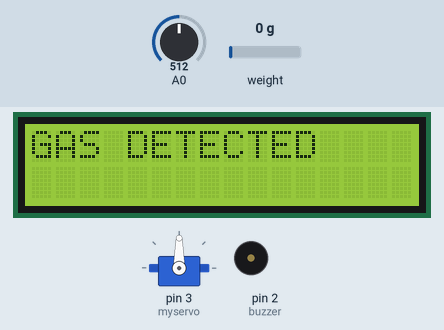
The sketch below on a simulated Arduino Uno, built with avr-gcc and run on an emulated ATmega328P. On the bench: 16×2 character LCD, servo, buzzer (waves = sounding, pin HIGH). The inputs (shaded band) are chosen by the test bench; at power-on: A0 = 512, weight on the scale 0 g. What the sketch prints to the serial monitor is not drawn.

Above: at 12.7 s.
12.8 s: A0 set to 465
At 14.5 s:
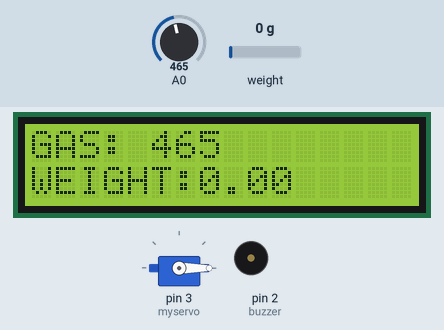
14.9 s: weight on the scale set to 100 g
At 15.8 s:
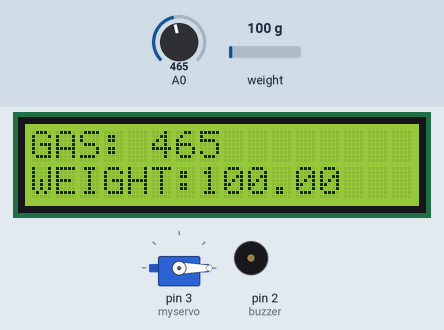
16.5 s: weight on the scale set to 1250 g
At 17.4 s:
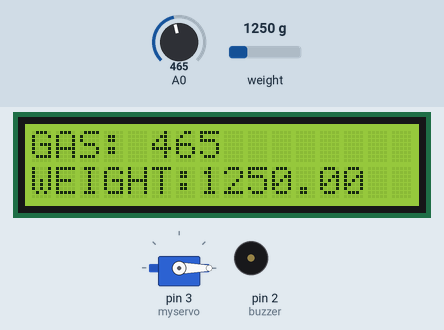
18.2 s: weight on the scale set to 105 g
At 19.1 s:
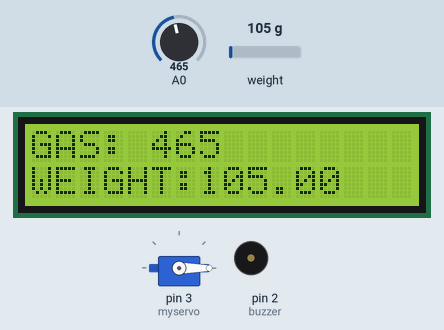
19.8 s: weight on the scale set to 95 g
At 21.2 s:
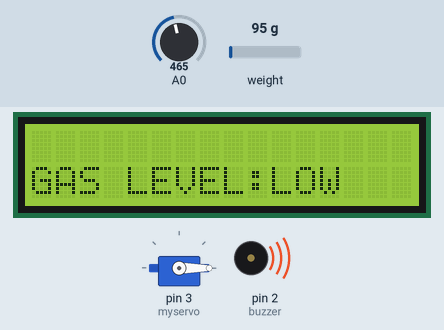
23.1 s: A0 set to 485
At 23.97 s:
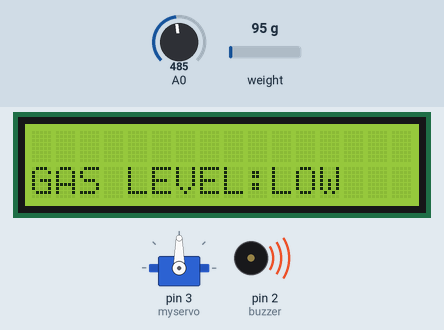
Timing chart, 0 to 26.1 s (numbered marks = the images above; inputs shaded):
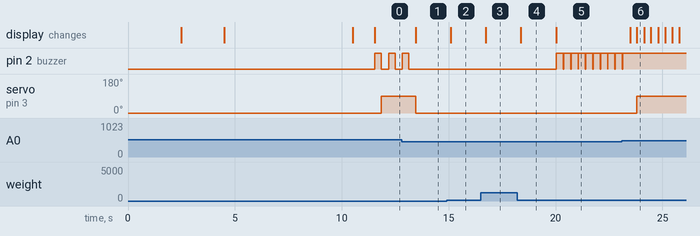

The sketch:

arduino.ino
```cpp
#include <Servo.h>
#include <HX711_ADC.h> // need to install
#include <Wire.h>
#include <LiquidCrystal_I2C.h> // need to install

HX711_ADC LoadCell(4, 5); // parameters: dt pin 6, sck pin 7;
LiquidCrystal_I2C lcd(0x27, 16,2); // 0x27 is the i2c address might different;you can check with Scanner
Servo myservo;  // create servo object to control a servo
// twelve servo objects can be created on most boards

int pos = 0;    // variable to store the servo position
int relay=5;
int buzzer=2;
int gasflag=0;
int levelflag=0;
void setup() {
  LoadCell.begin(); // start connection to HX711
  LoadCell.start(2000); // load cells gets 2000ms of time to stabilize
  LoadCell.setCalFactor(115.68); // calibration factor for load cell => dependent on your individual setup
  lcd.init();
  lcd.backlight();
Serial.begin(115200);
 myservo.attach(3);
  myservo.write(pos);
pinMode(buzzer,OUTPUT);
  lcd.setCursor(0,0);
  lcd.print("GAS MONITORING");
   lcd.setCursor(0,1);
  lcd.print("   SYSTEM   ");
  delay(2000);
  lcd.clear();
   delay(6000);
     lcd.print("System Ready");
      delay(1000);
  lcd.clear();
}

void loop() {
  // put your main code here, to run repeatedly:
   int sensorValue = analogRead(A0);
   LoadCell.update(); // retrieves data from the load cell
  float i = LoadCell.getData(); // get output value
   lcd.clear();
 lcd.setCursor(0,0);
  lcd.print("GAS:");
   lcd.setCursor(5,0);
  lcd.print(sensorValue);
  lcd.setCursor(0,1);
  lcd.print("WEIGHT:  ");
   lcd.setCursor(7,1);
  lcd.print(i);
  if(sensorValue>475)
  {
    gasflag=1;
     lcd.clear();
     lcd.setCursor(0,0);
  lcd.print("GAS DETECTED");
  digitalWrite(buzzer,HIGH);
  delay(300);
  myservo.write(90);
  }
  else{
    gasflag=0;
    digitalWrite(buzzer,LOW);
    myservo.write(pos);
  }
  if((i>20)&&(i<100))
  {
    levelflag=1;
    lcd.clear();
     lcd.setCursor(0,1);
  lcd.print("GAS LEVEL:LOW  ");
  digitalWrite(buzzer,HIGH);
  }
  else
  {
    levelflag=0;
    digitalWrite(buzzer,LOW);
  }
       String getStr;
  getStr +="&field1=";
  getStr += String(gasflag);
  getStr +="&field2=";
  getStr += String(levelflag);
  getStr +="&field3=";
  getStr += String(i);
  getStr += "\r\n\r\n";
  Serial.print(getStr);
  delay(300);
}
```

Measured:
- the behaviour switches between 476 and 475 on A0 (found by bisection; images 0 and 1)
- the behaviour switches between 100 and 99 g on weight on the scale (found by bisection; images 4 and 5)
- after the input at 12.8 s, pin 2 (buzzer): goes on until 13.1 s, then stays LOW; servo on pin 3 (myservo): 90° → 0° after 0.66 s; the display: changes after 0.66 s (image 1)
- after the input at 14.9 s, the display: changes after 0.19 s (image 2)
- after the input at 16.5 s, the display: changes after 0.23 s (image 3)
- after the input at 18.2 s, the display: changes after 0.18 s (image 4)
- after the input at 19.8 s, pin 2 (buzzer): alternates HIGH for 0.33 s and LOW for 0.02 s, starting after 0.24 s; the display: changes after 0.24 s (image 5)
- after the input at 23.1 s, pin 2 (buzzer): goes on until 23.1 s, then stays HIGH; servo on pin 3 (myservo): 0° → 90° after 0.70 s; the display: first changes after 0.38 s (image 6 shows a later state)
